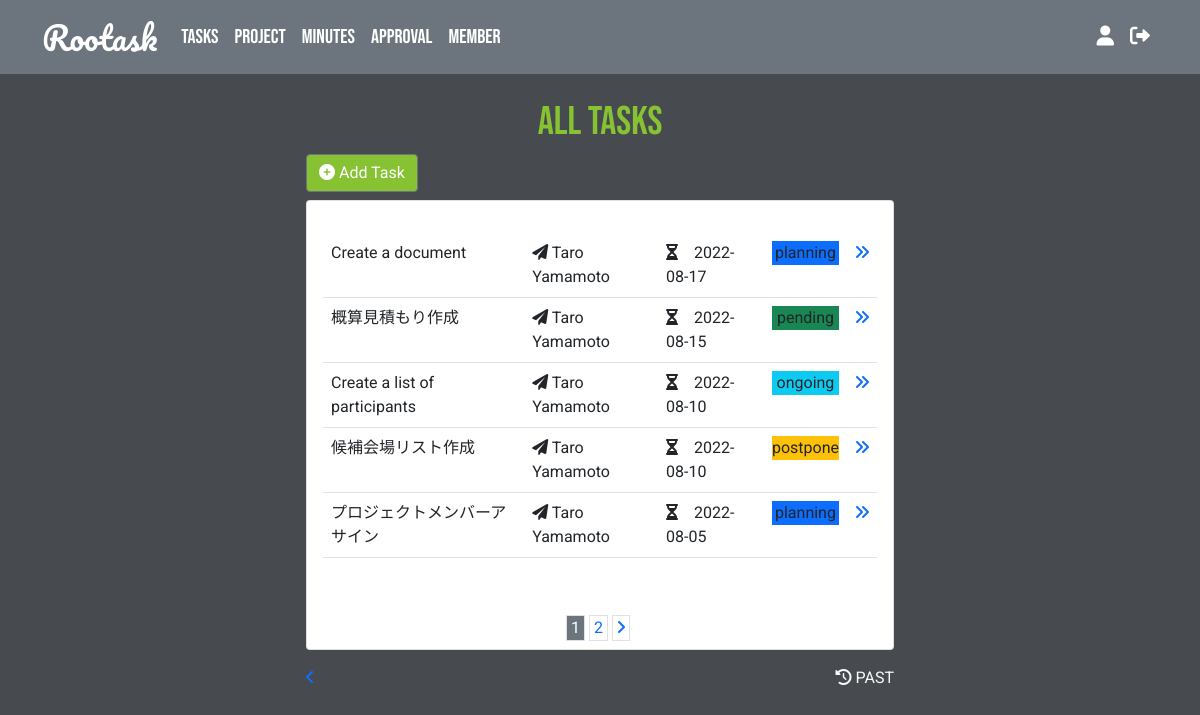
The page /views/task-view.php (signed in) on the database its author committed.
### tables this page shows
CREATE TABLE `tasks` (
  `task_id` int(15) NOT NULL,
  `project_id` int(15) NOT NULL,
  `user_id` int(15) NOT NULL,
  `task_name` varchar(50) NOT NULL,
  `assign_id` int(30) NOT NULL,
  `date_posted` timestamp NOT NULL DEFAULT CURRENT_TIMESTAMP ON UPDATE CURRENT_TIMESTAMP,
  `deadline` date DEFAULT NULL,
  `task_status` varchar(15) NOT NULL DEFAULT 'ongoing',
  `note` varchar(300) DEFAULT NULL
);

CREATE TABLE `users` (
  `user_id` int(11) NOT NULL,
  `account_id` int(11) NOT NULL,
  `first_name` varchar(50) NOT NULL,
  `last_name` varchar(50) NOT NULL,
  `email` varchar(100) DEFAULT NULL,
  `avatar` varchar(255) DEFAULT 'profile.jpg',
  `division` varchar(50) DEFAULT NULL,
  `position` varchar(50) DEFAULT NULL
);

### classes/database.php (called while the page is built, shortened)
<?php
class Database {
    private $server_name = "localhost";
    private $username = "root";
    private $password = "root";
    private $db_name = "rootask";
    public function __construct(){
        $this->conn = new mysqli($this->server_name, $this->username, $this->password, $this->db_name);
    }
}
?>

### classes/task.php (called while the page is built, shortened)
<?php
require_once "database.php";
class Task extends Database {
    public function getTasksForPagination($user_id, $start_from, $per_page_record){
        $sql = "SELECT * FROM tasks INNER JOIN projects ON tasks.project_id = projects.project_id INNER JOIN users ON users.user_id = tasks.user_id WHERE tasks.assign_id = '$user_id' AND tasks.task_status != 'done' AND tasks.task_status != 'canceled' OR tasks.user_id = '$user_id' AND tasks.task_status != 'done' AND tasks.task_status != 'canceled' ORDER BY tasks.deadline DESC LIMIT $start_from, $per_page_record";
        $rs_result = $this->conn->query($sql);
        return $rs_result;
    }
    public function countTasks($user_id){
        $sql = "SELECT COUNT(*) FROM tasks INNER JOIN projects ON tasks.project_id = projects.project_id INNER JOIN users ON users.user_id = tasks.user_id WHERE tasks.assign_id = $user_id AND tasks.task_status != 'done' AND tasks.task_status != 'canceled' OR tasks.user_id = $user_id AND tasks.task_status != 'done' AND tasks.task_status != 'canceled' ORDER BY `deadline` DESC";
        if($result = $this->conn->query($sql)){
            return $result;
        }else{
            die("Error retrieving task:" . $this->conn->error);
        }
    }
}
?>

### views/task-view.php (the view, shortened to what this page needs)
<?php
$user_id = $_SESSION['user_id'];
require "../classes/task.php";
$task = new Task;
$per_page_record =5;
if (isset($_GET["page"])) {
    $page  = $_GET["page"];
}
else {
    $page=1;
}
$start_from = ($page-1) * $per_page_record;
$tasks_result = $task->getTasksForPagination($user_id, $start_from, $per_page_record);
?>
<!DOCTYPE html>
<html lang="en">
<head>
    <link href="https://cdn.jsdelivr.net/npm/bootstrap@5.1.3/dist/css/bootstrap.min.css" rel="stylesheet">
    <link rel="stylesheet" href="https://cdnjs.cloudflare.com/ajax/libs/font-awesome/6.0.0/css/all.min.css"/>
    <link rel="stylesheet" href="../styles/style.css">
</head>
<body>
<?php
if($_SESSION['role'] == "U"){
    require_once "../navbar/nav-bar-user.php";
}else{
    require_once "../navbar/nav-bar-admin.php";
}
?>
<div  class="container-fluid">
    <main class="h-100 w-50 mx-auto m-4">
        <h1 class="text-center">ALL TASKS</h1>
        <div class="row mb-2">
            <div class="col">
                <a href="task-add.php" class="text-decoration-none">
                <button type="button" class="btn btn-secondary d-block me-auto"><i class="fa-solid fa-circle-plus"></i> Add Task</button></a>
            </div>
        </div>
        <div class="card">
            <div class="card-body">
                <p class="card-text m-3">
                    <div class="table-responsive">
                    <table class="table">
                        <tbody>
                            <?php
                            while($tasks_row = $tasks_result->fetch_assoc()){
                            ?>
                                    <tr>
                                    <td><?= $tasks_row['task_name'] ?></td>
                                    <td><i class="fa-solid fa-paper-plane"></i> <?= $tasks_row['first_name']." ".$tasks_row['last_name']?></td>
                                    <td><i class="fa-solid fa-hourglass"></i>　<?= $tasks_row['deadline'] ?></td>
                                <td>
                                <?php
                                    if($tasks_row['task_status'] == "ongoing"){
                                ?>
                                        <div class="text-center bg-info"><?=$tasks_row['task_status']?></div>
                                <?php
                                    }elseif($tasks_row['task_status'] == "planning"){
                                ?>
                                        <div class="text-center bg-primary"><?=$tasks_row['task_status']?></div>
                                <?php
                                    }elseif($tasks_row['task_status'] == "pending"){
                                ?>
                                        <div class="text-center bg-success"><?=$tasks_row['task_status']?></div>
                                <?php
                                    }elseif($tasks_row['task_status'] == "postpone"){
                                ?>
                                    <div class="text-center bg-warning"><?=$tasks_row['task_status']?></div>
                                <?php
                                    }elseif($tasks_row['task_status'] == "canceled"){
                                ?>
                                    <div class="text-center bg-danger"><?=$tasks_row['task_status']?></div>
                                <?php
                                    }elseif($tasks_row['task_status'] == "done"){
                                ?>
                                    <div class="text-center bg-secondary"><?=$tasks_row['task_status']?></div>
                                    <?php
                                    }
                                    ?>
                                </td>
                                    <td>
                                        <a href="task-detail.php?task_id=<?= $tasks_row['task_id'] ?>"><i class="fa-solid fa-angles-right"></i></a></td>
                                    </tr>
                            <?php
                            }
                            ?>
                        </tbody>
                    </table>
                    </div>
                </p>
            </div>
            <div class="card-footer mx-auto bg-white border-white">
                <div class="pagination">
                    <?php
                        $result = $task->countTasks($user_id);
                        $row = $result->fetch_row();
                        $total_records = $row[0];
                        $total_pages = ceil($total_records / $per_page_record);
                        $pagLink = "";
                        for ($i=1; $i<=$total_pages; $i++) {
                        if ($i == $page) {
                            $pagLink .= "<span class='border border-1 px-1 me-1 bg-secondary'><a class = 'active text-decoration-none text-white' href='task-view.php?page=" .$i."'>".$i." </span></a>";
                        }
                        else  {
                            $pagLink .= "<span class='border border-1 px-1 me-1'><a class='text-decoration-none' href='task-view.php?page=".$i."'> ".$i." </span></a>";
                        }
                        };
                        echo $pagLink;
                        if($page<$total_pages){
                            echo "<span class='border border-1 px-1 me-1'><a href='task-view.php?page=".($page+1)."'> <i class='fa-solid fa-angle-right'></i> </span></a>";
                        }
                    ?>
                </div>
            </div>
        </div>
        <div class="row">
            <div class="col">
                <div class="mt-3"><a href="dashboard-user.php?user_id=<?php?>"><i class="fa-solid fa-angle-left"></i></a></div>
            </div>
            <div class="col">
                <div class="mt-3 text-end"><a href="task-past.php?user_id=<?= $user_id ?>" class="text-decoration-none"> <i class="text-light fa-solid fa-clock-rotate-left"></i> <a href="task-past.php?user_id=<?= $user_id ?>" class="text-light text-decoration-none">PAST</a></div>
            </div>
        </div>
    </main>
</div>
</body>
</html>

### styles/style.css (style rules this page uses)
* { font-family: 'Roboto', sans-serif; }
body { background-color: #474B4F; }
h1 { color: #86C232; font-family: 'Bebas Neue', sans-serif; }
.btn { background-color: #86C232; }

### rows shown on the page
tasks: task_name "Create a document", user.first_name "Taro", user.last_name "Yamamoto", deadline "2022-08-17", task_status "planning"
tasks: task_name "概算見積もり作成", user.first_name "Taro", user.last_name "Yamamoto", deadline "2022-08-15", task_status "pending"
tasks: task_name "Create a list of participants", user.first_name "Taro", user.last_name "Yamamoto", deadline "2022-08-10", task_status "ongoing"
tasks: task_name "候補会場リスト作成", user.first_name "Taro", user.last_name "Yamamoto", deadline "2022-08-10", task_status "postpone"
tasks: task_name "プロジェクトメンバーアサイン", user.first_name "Taro", user.last_name "Yamamoto", deadline "2022-08-05", task_status "planning"
